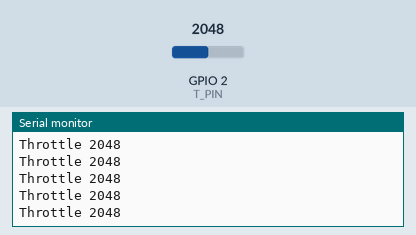
A program run on a simulated ESP32-C3. Shown: the last lines printed to the serial monitor. The test bench sets the inputs (shaded band); at power-on: GPIO 2 (T_PIN) = 2048. USB keyboard and mouse output is not drawn.

Above: at 3.2 s.
3.3 s: GPIO 2 (T_PIN) set to 2440
At 4.2 s:
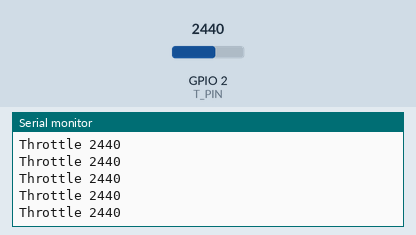
4.8 s: GPIO 2 (T_PIN) set to 2360
At 5.7 s:
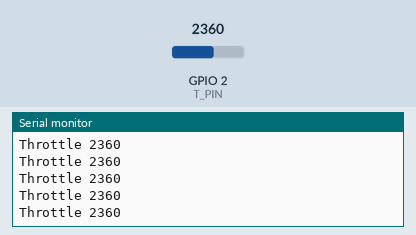
Timing chart, 0 to 7.8 s (numbered marks = the images above; inputs shaded):
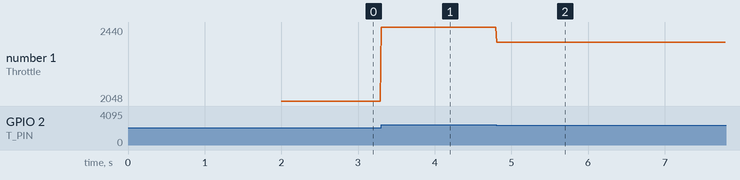

Measured:
- after the input at 3.3 s, the serial monitor: prints a new line at once (image 1)
- after the input at 4.8 s, the serial monitor: prints a new line at once (image 2)
- plotted number 1: 2048 → 2440 after the input at 3.3 s, 2440 → 2360 after the input at 4.8 s

The program:

main.cpp
```cpp
#include <Arduino.h>
#include <BleGamepad.h>

#define T_PIN 2
#define T_INPUT_MIN 2400
#define T_INPUT_MAX 3500
#define T_MIN -32767
#define T_MAX 32767
#define BUTTONPIN 19 // Pin button is attached to

BleGamepad bleGamepad("BLE Driving Controller", "lemmingDev", 100);

int previousButton1State = HIGH;
int Throttle_ = 0;
String All_OutPut = "0";

#define numOfButtons 10
#define numOfHatSwitches 0
#define enableX false
#define enableY false
#define enableZ false
#define enableRX false
#define enableRY false
#define enableRZ false
#define enableSlider1 false
#define enableSlider2 false
#define enableRudder false
#define enableThrottle false
#define enableAccelerator true
#define enableBrake true
#define enableSteering true
void setup()
{
    // put your setup code here, to run once:
    delay(2000);
    Serial.begin(115200);

    // Setup controller with 10 buttons, accelerator, brake and steering
    BleGamepadConfiguration bleGamepadConfig;
    bleGamepadConfig.setAutoReport(false);
    bleGamepadConfig.setControllerType(CONTROLLER_TYPE_GAMEPAD); // CONTROLLER_TYPE_JOYSTICK, CONTROLLER_TYPE_GAMEPAD (DEFAULT), CONTROLLER_TYPE_MULTI_AXIS
    bleGamepadConfig.setButtonCount(numOfButtons);
    bleGamepadConfig.setWhichAxes(enableX, enableY, enableZ, enableRX, enableRY, enableRZ, enableSlider1, enableSlider2);      // Can also be done per-axis individually. All are true by default
    bleGamepadConfig.setWhichSimulationControls(enableRudder, enableThrottle, enableAccelerator, enableBrake, enableSteering); // Can also be done per-control individually. All are false by default
    bleGamepadConfig.setHatSwitchCount(numOfHatSwitches);                                                                      // 1 by default
    // Some non-Windows operating systems and web based gamepad testers don't like min axis set below 0, so 0 is set by default
    bleGamepadConfig.setAxesMin(0x8001); // -32767 --> int16_t - 16 bit signed integer - Can be in decimal or hexadecimal
    bleGamepadConfig.setAxesMax(0x7FFF); // 32767 --> int16_t - 16 bit signed integer - Can be in decimal or hexadecimal

    bleGamepad.begin(&bleGamepadConfig);
    // changing bleGamepadConfig after the begin function has no effect, unless you call the begin function again

    // Set accelerator and brake to min
    bleGamepad.setAccelerator(-32767);
    bleGamepad.setBrake(-32767);

    // Set steering to center
    bleGamepad.setSteering(0);

    Serial.println("start...");
}

void loop()
{
    // put your main code here, to run repeatedly:
    Throttle_ = analogRead(T_PIN);
    All_OutPut = String("Throttle ") + String(Throttle_);

    Throttle_ = map(Throttle_, T_INPUT_MIN, T_INPUT_MAX, T_MIN, T_MAX); // 值映射
    Throttle_ = T_MAX - Throttle_;                                      // 霍尔电压值反转，视磁铁布置方式而定
    // delay(1000);

    // 将三个踏板的原始值输出到串口
    // All_OutPut = String("Throttle ") + String(Throttle_);
    Serial.println(All_OutPut);

    if (bleGamepad.isConnected())
    {
        // Serial.println("Press all buttons one by one");
        // for (int i = 1; i <= numOfButtons; i += 1)
        // {
        //     bleGamepad.press(i);
        //     bleGamepad.sendReport();
        //     delay(100);
        //     bleGamepad.release(i);
        //     bleGamepad.sendReport();
        //     delay(25);
        // }

        // Serial.println("Move steering from center to max");
        // for (int i = 0; i > -32767; i -= 256)
        // {
        //     bleGamepad.setSteering(i);
        //     bleGamepad.sendReport();
        //     delay(10);
        // }

        // Serial.println("Move steering from min to max");
        // for (int i = -32767; i < 32767; i += 256)
        // {
        //     bleGamepad.setSteering(i);
        //     bleGamepad.sendReport();
        //     delay(10);
        // }

        // Serial.println("Move steering from max to center");
        // for (int i = 32767; i > 0; i -= 256)
        // {
        //     bleGamepad.setSteering(i);
        //     bleGamepad.sendReport();
        //     delay(10);
        // }
        // bleGamepad.setSteering(0);
        // bleGamepad.sendReport();

        // Serial.println("Move accelerator from min to max");
        // // for(int i = 32767 ; i > -32767 ; i -= 256)    //Use this for loop setup instead if accelerator is reversed
        // for (int i = -32767; i < 32767; i += 256)
        // {
        //     bleGamepad.setAccelerator(i);
        //     bleGamepad.sendReport();
        //     delay(10);
        // }
        // bleGamepad.setAccelerator(-32767);
        // bleGamepad.sendReport();

        // Serial.println("Move brake from min to max");
        // for (int i = -32767; i < 32767; i += 256)
        // {
        //     bleGamepad.setBrake(i);
        //     bleGamepad.sendReport();
        //     delay(10);
        // }
        delay(10);
        bleGamepad.setBrake(Throttle_);
        bleGamepad.sendReport();
    }
}
```
